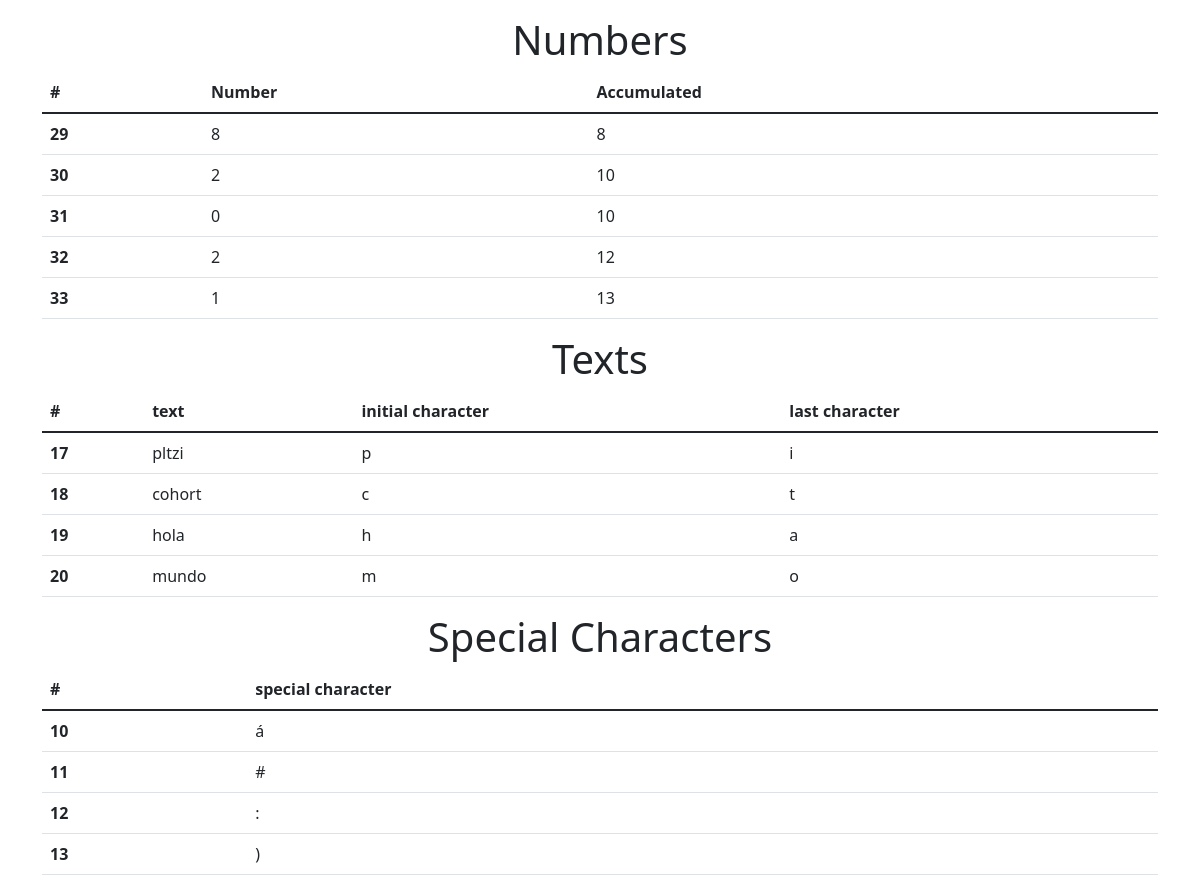
The app's page /data/ with its own data.
### apalabrados/models.py (models this page shows)
class Numbers(models.Model):
    number = models.IntegerField()
    accumulated = models.IntegerField()

class Texts(models.Model):
    text = models.TextField()
    initial = models.CharField(max_length=5)
    final = models.CharField(max_length=5)

class Characters(models.Model):
    character = models.CharField(max_length=10)

### apalabrados/views.py (the view)
class DataListView(ListView):
    template_name = 'data.html'
    queryset = Numbers.objects.all()
    context_object_name = 'numbers'
    def get_context_data(self, **kwargs):
        context = super(DataListView, self).get_context_data(**kwargs)
        context['texts'] = Texts.objects.all()
        context['characters'] = Characters.objects.all()
        return context

### templates/data.html
{% extends 'base.html' %}
{% block container %}
    <h1 class="text-center">Numbers</h1>
    <table class="table table-hover">
        <thead>
        <tr>
            <th scope="col">#</th>
            <th scope="col">Number</th>
            <th scope="col">Accumulated</th>
        </tr>
        </thead>
        <tbody>
        {% for number in numbers %}
            <tr>
                <th scope="row">{{ number.id }}</th>
                <td>{{ number.number }}</td>
                <td>{{ number.accumulated }}</td>
            </tr>
        {% endfor %}
        </tbody>
    </table>
    <h1 class="text-center">Texts</h1>
    <table class="table table-hover">
        <thead>
        <tr>
            <th scope="col">#</th>
            <th scope="col">text</th>
            <th scope="col">initial character</th>
            <th scope="col">last character</th>
        </tr>
        </thead>
        <tbody>
        {% for text in texts %}
            <tr>
                <th scope="row">{{ text.id }}</th>
                <td>{{ text.text }}</td>
                <td>{{ text.initial }}</td>
                <td>{{ text.final }}</td>
            </tr>
        {% endfor %}
        </tbody>
    </table>
        <h1 class="text-center">Special Characters</h1>
    <table class="table table-hover">
        <thead>
        <tr>
            <th scope="col">#</th>
            <th scope="col">special character</th>
        </tr>
        </thead>
        <tbody>
        {% for character in characters %}
            <tr>
                <th scope="row">{{ character.id }}</th>
                <td>{{ character.character }}</td>
            </tr>
        {% endfor %}
        </tbody>
    </table>
{% endblock %}

### templates/base.html (shortened to what this page needs)
<!doctype html>
<html lang="en">
<head>
    <link href="https://cdn.jsdelivr.net/npm/bootstrap@5.1.3/dist/css/bootstrap.min.css" rel="stylesheet"
>
</head>
<body>
<div class="container mt-3">
    {% block container %}
    {% endblock %}
</div>
</body>
</html>

### records on screen
Numbers: id "29", number "8", accumulated "8"
Numbers: id "30", number "2", accumulated "10"
Numbers: id "31", number "0", accumulated "10"
Numbers: id "32", number "2", accumulated "12"
Numbers: id "33", number "1", accumulated "13"
Texts: id "17", text "pltzi", initial "p", final "i"
Texts: id "18", text "cohort", initial "c", final "t"
Texts: id "19", text "hola", initial "h", final "a"
Texts: id "20", text "mundo", initial "m", final "o"
Characters: id "10", character "á"
Characters: id "11", character "#"
Characters: id "12", character ":"
Characters: id "13", character ")"
